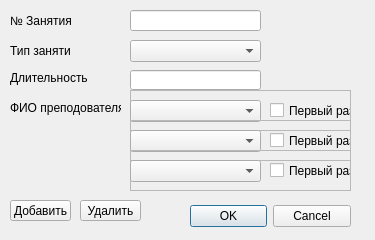
<?xml version="1.0" encoding="UTF-8"?>
<ui version="4.0">
 <class>ClassEditWindow</class>
 <widget class="QDialog" name="ClassEditWindow">
  <property name="geometry">
   <rect>
    <x>0</x>
    <y>0</y>
    <width>375</width>
    <height>240</height>
   </rect>
  </property>
  <property name="windowTitle">
   <string>Dialog</string>
  </property>
  <widget class="QDialogButtonBox" name="buttonBox">
   <property name="geometry">
    <rect>
     <x>190</x>
     <y>200</y>
     <width>161</width>
     <height>32</height>
    </rect>
   </property>
   <property name="orientation">
    <enum>Qt::Horizontal</enum>
   </property>
   <property name="standardButtons">
    <set>QDialogButtonBox::Cancel|QDialogButtonBox::Ok</set>
   </property>
  </widget>
  <widget class="QLineEdit" name="hoursEdit">
   <property name="geometry">
    <rect>
     <x>130</x>
     <y>70</y>
     <width>131</width>
     <height>20</height>
    </rect>
   </property>
  </widget>
  <widget class="QPushButton" name="addProfessorButton">
   <property name="geometry">
    <rect>
     <x>10</x>
     <y>200</y>
     <width>61</width>
     <height>21</height>
    </rect>
   </property>
   <property name="text">
    <string>Добавить</string>
   </property>
  </widget>
  <widget class="QPushButton" name="deleteProfessorButton">
   <property name="geometry">
    <rect>
     <x>80</x>
     <y>200</y>
     <width>61</width>
     <height>21</height>
    </rect>
   </property>
   <property name="text">
    <string>Удалить</string>
   </property>
  </widget>
  <widget class="QLabel" name="label_2">
   <property name="geometry">
    <rect>
     <x>10</x>
     <y>40</y>
     <width>61</width>
     <height>21</height>
    </rect>
   </property>
   <property name="text">
    <string>Тип занятия</string>
   </property>
  </widget>
  <widget class="QLabel" name="label_3">
   <property name="geometry">
    <rect>
     <x>10</x>
     <y>70</y>
     <width>81</width>
     <height>16</height>
    </rect>
   </property>
   <property name="text">
    <string>Длительность</string>
   </property>
  </widget>
  <widget class="QLineEdit" name="numberClassEdit">
   <property name="geometry">
    <rect>
     <x>130</x>
     <y>10</y>
     <width>131</width>
     <height>21</height>
    </rect>
   </property>
  </widget>
  <widget class="QComboBox" name="typeClassesComboBox">
   <property name="geometry">
    <rect>
     <x>130</x>
     <y>40</y>
     <width>131</width>
     <height>22</height>
    </rect>
   </property>
  </widget>
  <widget class="QLabel" name="label">
   <property name="geometry">
    <rect>
     <x>10</x>
     <y>10</y>
     <width>61</width>
     <height>21</height>
    </rect>
   </property>
   <property name="text">
    <string>№ Занятия</string>
   </property>
  </widget>
  <widget class="QLabel" name="label_4">
   <property name="geometry">
    <rect>
     <x>10</x>
     <y>100</y>
     <width>111</width>
     <height>16</height>
    </rect>
   </property>
   <property name="text">
    <string>ФИО преподователя</string>
   </property>
  </widget>
  <widget class="QFrame" name="professorFrame">
   <property name="geometry">
    <rect>
     <x>130</x>
     <y>90</y>
     <width>221</width>
     <height>41</height>
    </rect>
   </property>
   <property name="visible">
    <bool>false</bool>
   </property>
   <property name="frameShape">
    <enum>QFrame::StyledPanel</enum>
   </property>
   <property name="frameShadow">
    <enum>QFrame::Raised</enum>
   </property>
   <widget class="QComboBox" name="professorComboBox">
    <property name="geometry">
     <rect>
      <x>0</x>
      <y>10</y>
      <width>131</width>
      <height>22</height>
     </rect>
    </property>
   </widget>
   <widget class="QCheckBox" name="firstClassCheckBox">
    <property name="geometry">
     <rect>
      <x>140</x>
      <y>10</y>
      <width>81</width>
      <height>21</height>
     </rect>
    </property>
    <property name="text">
     <string>Первый раз</string>
    </property>
   </widget>
  </widget>
  <widget class="QFrame" name="professorFrame_2">
   <property name="geometry">
    <rect>
     <x>130</x>
     <y>120</y>
     <width>221</width>
     <height>41</height>
    </rect>
   </property>
   <property name="visible">
    <bool>false</bool>
   </property>
   <property name="frameShape">
    <enum>QFrame::StyledPanel</enum>
   </property>
   <property name="frameShadow">
    <enum>QFrame::Raised</enum>
   </property>
   <widget class="QComboBox" name="professorComboBox_2">
    <property name="geometry">
     <rect>
      <x>0</x>
      <y>10</y>
      <width>131</width>
      <height>22</height>
     </rect>
    </property>
   </widget>
   <widget class="QCheckBox" name="firstClassCheckBox_2">
    <property name="geometry">
     <rect>
      <x>140</x>
      <y>10</y>
      <width>81</width>
      <height>21</height>
     </rect>
    </property>
    <property name="text">
     <string>Первый раз</string>
    </property>
   </widget>
  </widget>
  <widget class="QFrame" name="professorFrame_3">
   <property name="geometry">
    <rect>
     <x>130</x>
     <y>150</y>
     <width>221</width>
     <height>41</height>
    </rect>
   </property>
   <property name="visible">
    <bool>false</bool>
   </property>
   <property name="frameShape">
    <enum>QFrame::StyledPanel</enum>
   </property>
   <property name="frameShadow">
    <enum>QFrame::Raised</enum>
   </property>
   <widget class="QComboBox" name="professorComboBox_3">
    <property name="geometry">
     <rect>
      <x>0</x>
      <y>10</y>
      <width>131</width>
      <height>22</height>
     </rect>
    </property>
   </widget>
   <widget class="QCheckBox" name="firstClassCheckBox_3">
    <property name="geometry">
     <rect>
      <x>140</x>
      <y>10</y>
      <width>81</width>
      <height>21</height>
     </rect>
    </property>
    <property name="text">
     <string>Первый раз</string>
    </property>
   </widget>
  </widget>
 </widget>
 <resources/>
 <connections>
  <connection>
   <sender>buttonBox</sender>
   <signal>accepted()</signal>
   <receiver>ClassEditWindow</receiver>
   <slot>accept()</slot>
   <hints>
    <hint type="sourcelabel">
     <x>248</x>
     <y>254</y>
    </hint>
    <hint type="destinationlabel">
     <x>157</x>
     <y>274</y>
    </hint>
   </hints>
  </connection>
  <connection>
   <sender>buttonBox</sender>
   <signal>rejected()</signal>
   <receiver>ClassEditWindow</receiver>
   <slot>reject()</slot>
   <hints>
    <hint type="sourcelabel">
     <x>316</x>
     <y>260</y>
    </hint>
    <hint type="destinationlabel">
     <x>286</x>
     <y>274</y>
    </hint>
   </hints>
  </connection>
 </connections>
</ui>
